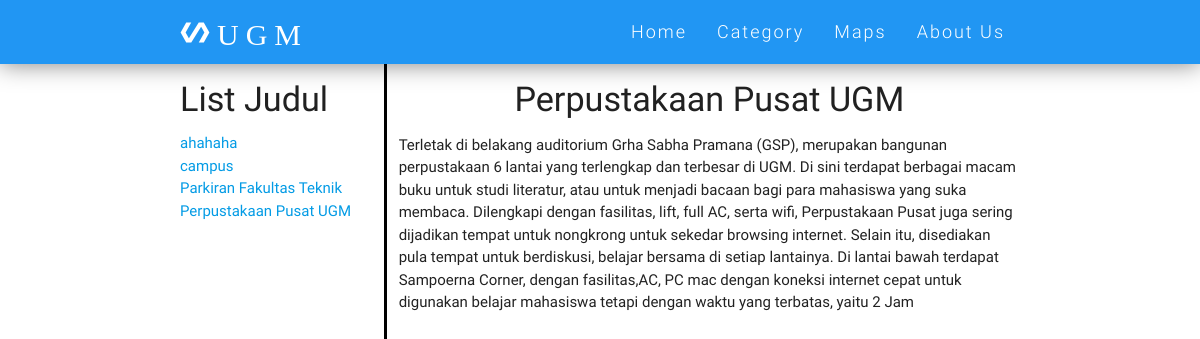
/article.php?cat=campus&id=6, run on the app's committed database.
### tables this page shows
CREATE TABLE IF NOT EXISTS `artikel` (
`id` int(11) NOT NULL,
  `judul` varchar(255) NOT NULL,
  `kategori` int(11) NOT NULL,
  `isi` text NOT NULL,
  `id_map` int(11) NOT NULL
);

### article.php (the view, shortened to what this page needs)
<!DOCTYPE html>
<html>
<head>
    <link href="css/fontmaterial.css" rel="stylesheet">
    <link href="min/plugin-min.css" type="text/css" rel="stylesheet">
    <link href="min/custom-min.css" type="text/css" rel="stylesheet" >
    <link href="min/style.css" type="text/css" rel="stylesheet" >
    <link href="css/stylemap.css" type="text/css" rel="stylesheet" >
</head>
<body id="top" class="scrollspy">
 <div class="navbar-fixed">
    <nav id="nav_f" class="default_color" role="navigation">
        <div class="container">
            <div class="nav-wrapper">
            <a href="index.php" id="logo-container" class="brand-logo"> <i class="mdi-action-polymer">UGM</i></a>
                <ul class="right hide-on-med-and-down">
                    <li><a href="index.php">Home</a></li>
                    <li><a href="index.php#work">Category</a></li>
                    <li><a href="map.php">Maps</a></li>
                    <li><a href="index.php#team">About Us</a></li>
                </ul>
            </div>
        </div>
    </nav>
</div>
<?php
    $cat=$_GET['cat'];
    if(!isset($_GET['id'])){
        $n=mysql_query("SELECT id FROM lengkap where kategori = '$cat' limit 0,1 ");
        $m=mysql_fetch_array($n);
        $id=$m[0];
    }else{
        $id=$_GET['id'];
    }
    $sql=mysql_query("select * from lengkap where kategori = '$cat'");
    $sql1=mysql_query("select * from lengkap where kategori = '$cat' and id = $id");
?>
<div class="container">
    <div class="row" style="margin-bottom: 0px !important">
        <div class="col s3">
            <h4>List Judul</h4>
            <?php
                while ($d=mysql_fetch_array($sql)) {
                    echo "<a href='?cat=$cat&id=$d[0]'>$d[1]</a><br>";
                }
            ?>
        </div>
        <div class="col s9" style="border-left:3px solid black;bottom:0px; height: 100vh">
        <?php
            $data=mysql_fetch_array($sql1);
        ?>
        <center><h4><?php echo $data['judul'];?></h4></center>
            <?php
                echo $data['isi'];
            ?>
            <br>
            <br>
        </div>
    </div>
</div>
  </body>
</html>

### min/custom-min.css (style rules this page uses)
.default_color { background-color:#2196F3 !important }
#nav_f { box-shadow:none !important;-webkit-box-shadow:none !important }
.brand-logo { position:absolute;color:#fff;display:inline-block;font-size:2.1rem;font-style:normal;font-weight:100;padding:0;letter-spacing:7px }
nav ul a { font-size:1.2rem;color:#FFF;letter-spacing:2px;display:block;font-weight:300;padding:0px 15px }

### min/style.css (style rules this page uses)
#nav_f { box-shadow:0px 0px 25px rgba(0, 0, 0, 0.5) !important; }

### data on the page
artikel: judul "ahahaha"
artikel: judul "campus"
artikel: judul "Parkiran Fakultas Teknik"
artikel: judul "Perpustakaan Pusat UGM", isi "Terletak di belakang auditorium Grha Sabha Pramana (GSP), merupakan bangunan perpustakaan 6 lantai yang terlengkap dan terbesar di UGM. Di sini terdapat berbagai macam buku untuk studi literatur, atau untuk menjadi bacaan bagi para mahasiswa yang suka membaca. Dilengkapi dengan fasilitas, lift, full AC, serta wifi, Perpustakaan Pusat juga sering dijadikan tempat untuk nongkrong untuk sekedar browsing internet. Selain itu, disediakan pula tempat untuk berdiskusi, belajar bersama di setiap lantainya. Di lantai bawah terdapat Sampoerna Corner, dengan fasilitas,AC, PC mac dengan koneksi internet cepat untuk digunakan belajar mahasiswa tetapi dengan waktu yang terbatas, yaitu 2 Jam"
